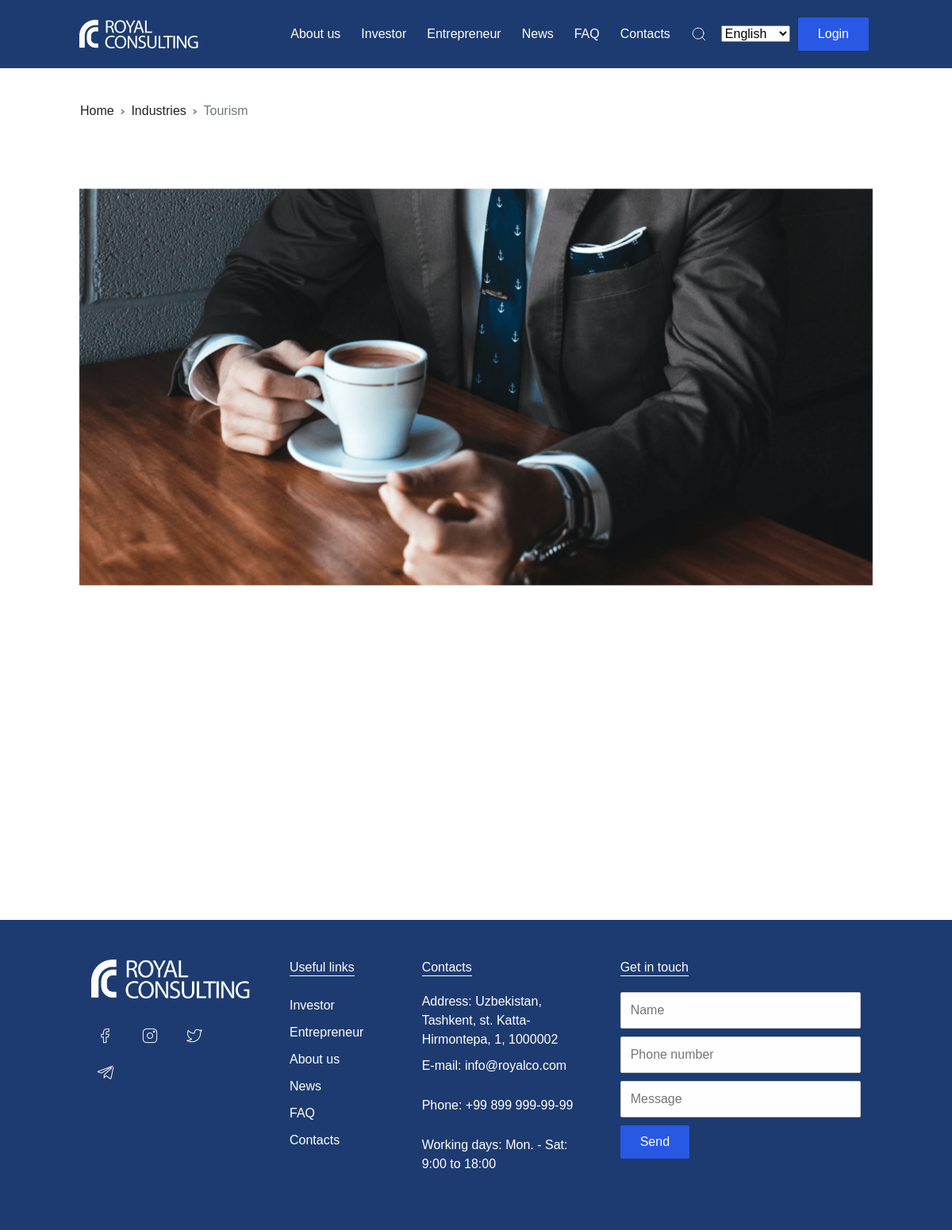
The app's page /entrepreneur/5505-8616/ with its own data.
### entrepreneur/models.py (models this page shows, shortened)
class IndustriesModel(models.Model):
    title = models.CharField(max_length=500, null=True, blank=True)
    body = RichTextField(null=True, blank=True)
    little_image = models.ImageField(upload_to=upload_location, null=True, blank=True)
    main_image = models.ImageField(upload_to=upload_location, null=True, blank=True)
    date_published = models.DateTimeField(auto_now_add=True, verbose_name="date published")
    slug = models.SlugField(blank=True, unique=True)
    class Meta:
        ordering = ['-date_published']
    @property
    def mainimageURL(self):
        try:
            url = self.main_image.url
        except:
            url = ''
        return url

### entrepreneur/views.py (the view)
# urls.py: path('<slug>/', detail_industies_view, name='detailed-industies'),
def detail_industies_view(request, slug):
    context = {}
    industries = get_object_or_404(IndustriesModel, slug=slug)
    context['industries'] = industries
    return render(request, 'pages/industries_detail.html', context)

### entrepreneur/templates/pages/industries_detail.html (shortened to what this page needs)
{% extends 'base.html' %}
{% load static %}
{% load i18n %}
{% block content %}
    <section class="px-100 about">
        <div class="row">
            <ul class="breadcrumb">
                <li class="breadcrumb-item"><a href="{% url 'home' %}">Home</a></li>
                <li class="breadcrumb-item"><a href="{% url 'entrepreneur:entrepreneur' %}">Industries</a></li>
                <li class="breadcrumb-item active">{{ industries.title }}</li>
            </ul>
        </div>
        <div class="row animation">
            <div class="col-lg-12 animation_top">
                <img src="{{industries.mainimageURL}}" class="w-100 mt-50" alt="">
            </div>
        </div>
    </section>
{% endblock %}

### static/css/style.css (style rules this page uses)
* { margin: 0; -webkit-box-sizing: border-box; box-sizing: border-box; }
html, body { width: 100%; height: 100%; margin: 0; padding: 0; font-family: "Raleway", "Arial"; }
a { text-decoration: none !important; color: #222222; }
.px-100 { padding: 0 100px; }
.animation { -webkit-transition: all 0.1s; transition: all 0.1s; opacity: 0; }
.mt-50 { margin-top: 50px; }
.breadcrumb { background: none; margin-top: 30px; }
.breadcrumb .breadcrumb-item + .breadcrumb-item::before { content: "\203A"; font-size: 16px; font-weight: bold; }

### records on screen
IndustriesModel: title "Tourism", mainimageURL (picture)

### other values on screen
form field language "English"
